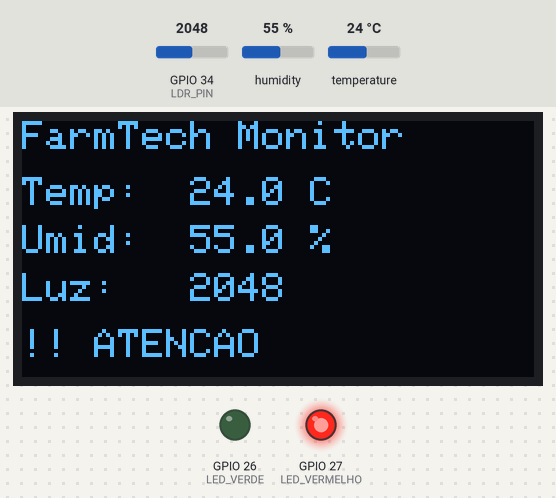
The sketch below on a simulated ESP32. On the bench: 128×64 one-colour display, output pins drawn as LEDs (lit = HIGH). The inputs (shaded band) are chosen by the test bench; at power-on: humidity 55 %, GPIO 34 (LDR_PIN) = 2048, temperature 24 °C. WiFi joins after 1.5 s; servers stay silent unless stated; what the sketch prints to the serial monitor is not drawn.

Above: at 3.6 s.
3.7 s: humidity set to 58 %
7.5 s: humidity set to 61 %
At 9.5 s:
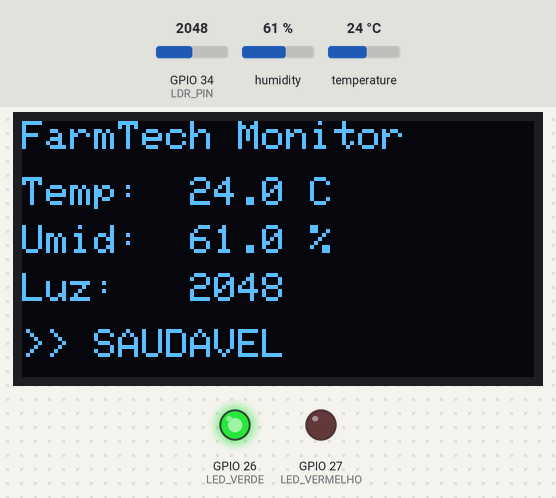
10.5 s: GPIO 34 (LDR_PIN) set to 2866
At 13.0 s:
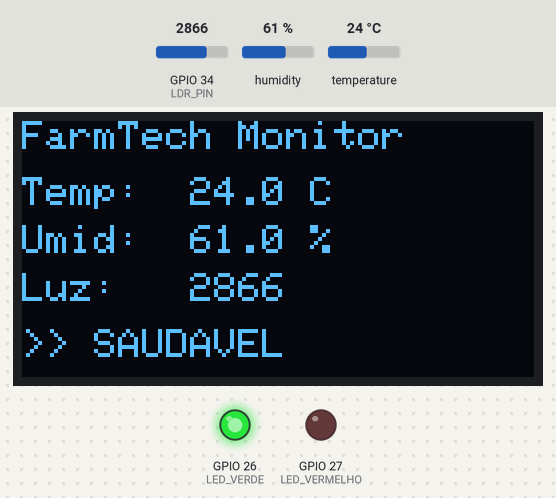
13.5 s: temperature set to 16 °C
At 15.3 s:
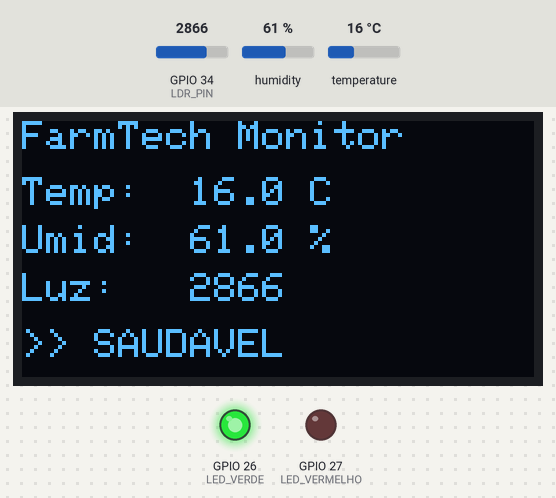
16.5 s: temperature set to 13 °C
At 18.8 s:
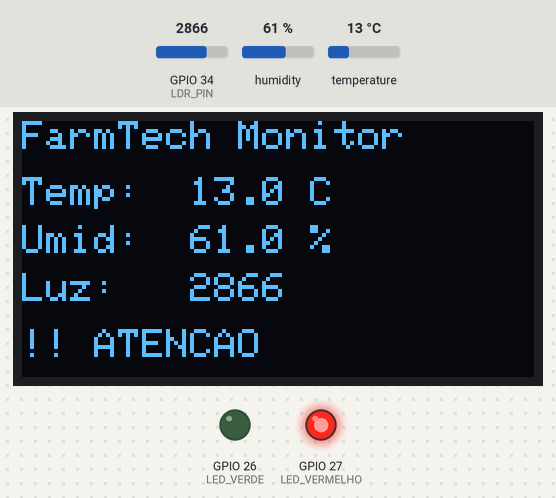
19.5 s: GPIO 34 (LDR_PIN) set to 3040
At 22.3 s:
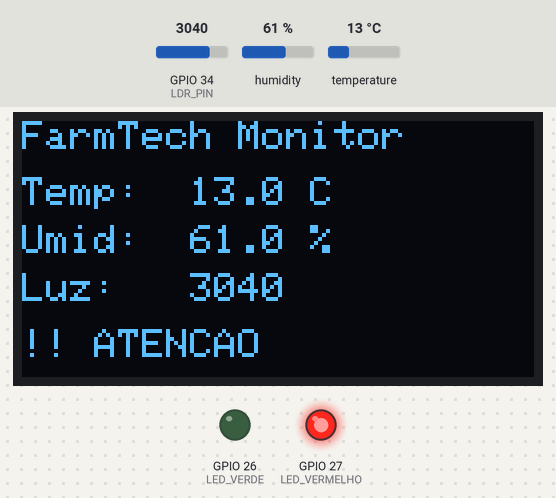
Timing chart, 0 to 23.5 s (numbered marks = the images above; inputs shaded):
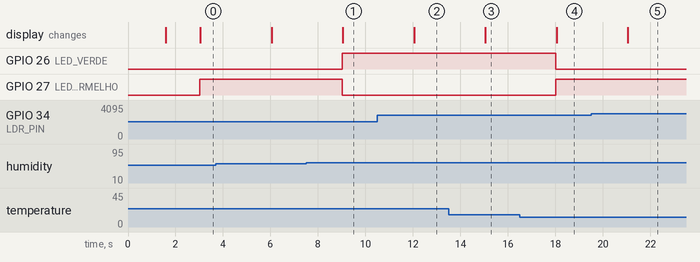

Measured:
- the behaviour switches between 59 and 60 % on humidity (found by bisection; images 0 and 1)
- the behaviour switches between 15 and 14 °C on temperature (found by bisection; images 3 and 4)
- after the input at 7.5 s, GPIO 26 (LED_VERDE): LOW → HIGH after 1.5 s; GPIO 27 (LED_VERMELHO): HIGH → LOW after 1.5 s; the display: changes after 1.5 s (image 1)
- after the input at 10.5 s, the display: changes after 1.5 s (image 2)
- after the input at 13.5 s, the display: changes after 1.5 s (image 3)
- after the input at 16.5 s, GPIO 26 (LED_VERDE): HIGH → LOW after 1.5 s; GPIO 27 (LED_VERMELHO): LOW → HIGH after 1.5 s; the display: changes after 1.5 s (image 4)
- after the input at 19.5 s, the display: changes after 1.5 s (image 5)

The sketch:

esp32_wifi_dashboard.ino
```cpp
/*
 * FarmTech Solutions — Sistema de Coleta e Comunicação via Wi-Fi
 * FIAP · Fase 5 · Ir Além · Opção 1
 *
 * Sensores utilizados:
 *   1. DHT11  — Temperatura (ºC) e Umidade relativa (%) → GPIO 4
 *   2. LDR    — Luminosidade (ADC 12-bit, 0–4095)       → GPIO 34
 *
 * O ESP32 conecta ao Wi-Fi e sobe um servidor HTTP na porta 80.
 * Dois endpoints disponíveis:
 *   GET /       → dashboard HTML com auto-atualização via JavaScript
 *   GET /data   → JSON com leitura atual dos sensores
 *
 * Feedback visual:
 *   LED Verde (GPIO 26) — condições dentro do ideal para alface
 *   LED Vermelho (GPIO 27) — alguma condição está fora do ideal
 *   OLED 0.96" (I2C) — exibe IP, temperatura, umidade e luz
 *
 * Bibliotecas necessárias (instale pelo Library Manager da Arduino IDE):
 *   - DHT sensor library (Adafruit)
 *   - Adafruit Unified Sensor
 *   - Adafruit SSD1306
 *   - Adafruit GFX Library
 *   - ArduinoJson
 *   (WiFi e WebServer são nativas do ESP32)
 */

#include <WiFi.h>
#include <WebServer.h>
#include <DHT.h>
#include <Wire.h>
#include <Adafruit_GFX.h>
#include <Adafruit_SSD1306.h>
#include <ArduinoJson.h>

// ── Credenciais Wi-Fi ─────────────────────────────────────────────────────────
// Altere para o nome e senha da sua rede antes de gravar no ESP32
const char* WIFI_SSID     = "SEU_WIFI_AQUI";
const char* WIFI_PASSWORD = "SUA_SENHA_AQUI";

// ── Definição de pinos ────────────────────────────────────────────────────────
#define DHT_PIN      4      // Pino de dados do DHT11
#define DHT_TYPE     DHT11  // Modelo do sensor
#define LDR_PIN      34     // Pino analógico do fotorresistor (ADC1_CH6)
#define LED_VERDE    26     // LED verde: condição saudável
#define LED_VERMELHO 27     // LED vermelho: condição crítica

// ── OLED 0.96" (128x64, I2C) ─────────────────────────────────────────────────
#define OLED_WIDTH   128
#define OLED_HEIGHT  64
#define OLED_RESET   -1     // Sem pino de reset dedicado
#define OLED_ADDR    0x3C   // Endereço I2C padrão do SSD1306

// ── Limites de saúde para alface (Lactuca sativa) ────────────────────────────
// Baseados em literatura agrícola — usados para colorir o dashboard e LEDs
#define TEMP_MIN   15.0f
#define TEMP_MAX   25.0f
#define UMID_MIN   60.0f
#define UMID_MAX   80.0f
#define LUZ_MIN    1000
#define LUZ_MAX    3000

// ── Intervalo de leitura dos sensores (ms) ────────────────────────────────────
#define INTERVALO_LEITURA 3000

// ── Objetos globais ───────────────────────────────────────────────────────────
DHT             dht(DHT_PIN, DHT_TYPE);
WebServer       server(80);
Adafruit_SSD1306 oled(OLED_WIDTH, OLED_HEIGHT, &Wire, OLED_RESET);

// ── Variáveis compartilhadas (leitura dos sensores) ───────────────────────────
float  g_temp    = 0.0f;
float  g_umidade = 0.0f;
int    g_luz     = 0;
bool   g_saudavel = false;
unsigned long g_ultima_leitura = 0;

// ═══════════════════════════════════════════════════════════════════════════════
// Dashboard HTML (servido em GET /)
// Auto-atualiza via fetch() a cada 3 segundos sem recarregar a página.
// ═══════════════════════════════════════════════════════════════════════════════
const char HTML_DASHBOARD[] PROGMEM = R"rawhtml(
<!DOCTYPE html>
<html lang="pt-BR">
<head>
<meta charset="UTF-8">
<meta name="viewport" content="width=device-width, initial-scale=1">
<title>FarmTech — Monitor de Plantacao</title>
<style>
  * { box-sizing: border-box; margin: 0; padding: 0; }
  body {
    font-family: 'Segoe UI', sans-serif;
    background: #0d1117;
    color: #c9d1d9;
    min-height: 100vh;
    padding: 20px;
  }
  h1 { color: #58a6ff; font-size: 1.4rem; margin-bottom: 4px; }
  .subtitle { color: #8b949e; font-size: 0.85rem; margin-bottom: 24px; }
  .cards { display: flex; gap: 16px; flex-wrap: wrap; margin-bottom: 24px; }
  .card {
    background: #161b22;
    border: 1px solid #30363d;
    border-radius: 10px;
    padding: 20px 24px;
    flex: 1;
    min-width: 160px;
    text-align: center;
  }
  .card-label { font-size: 0.78rem; color: #8b949e; text-transform: uppercase;
                letter-spacing: 0.08em; margin-bottom: 8px; }
  .card-value { font-size: 2.2rem; font-weight: 700; line-height: 1; }
  .card-unit  { font-size: 0.85rem; color: #8b949e; margin-top: 4px; }
  .ok   { color: #2ecc71; }
  .warn { color: #e74c3c; }
  .neutral { color: #58a6ff; }
  .status-bar {
    background: #161b22;
    border: 1px solid #30363d;
    border-radius: 10px;
    padding: 16px 20px;
    display: flex;
    align-items: center;
    gap: 12px;
    margin-bottom: 24px;
  }
  .dot { width: 14px; height: 14px; border-radius: 50%; flex-shrink: 0; }
  .dot-ok   { background: #2ecc71; box-shadow: 0 0 8px #2ecc71; }
  .dot-warn { background: #e74c3c; box-shadow: 0 0 8px #e74c3c; }
  .status-text { font-size: 1rem; font-weight: 600; }
  .footer { color: #484f58; font-size: 0.75rem; text-align: center; }
  #last-update { color: #58a6ff; }
</style>
</head>
<body>
<h1>FarmTech Solutions — Monitor de Plantacao</h1>
<p class="subtitle">Alface (Lactuca sativa) · ESP32 + DHT11 + Fotorresistor · Dados em tempo real</p>

<div class="status-bar">
  <div class="dot" id="status-dot"></div>
  <span class="status-text" id="status-text">Carregando...</span>
</div>

<div class="cards">
  <div class="card">
    <div class="card-label">Temperatura</div>
    <div class="card-value" id="temp">--</div>
    <div class="card-unit">graus Celsius</div>
  </div>
  <div class="card">
    <div class="card-label">Umidade</div>
    <div class="card-value" id="umid">--</div>
    <div class="card-unit">% relativa</div>
  </div>
  <div class="card">
    <div class="card-label">Luminosidade</div>
    <div class="card-value neutral" id="luz">--</div>
    <div class="card-unit">ADC (0 - 4095)</div>
  </div>
</div>

<p class="footer">Ultima atualizacao: <span id="last-update">--</span> &nbsp;|&nbsp; Atualiza automaticamente a cada 3 segundos</p>

<script>
async function atualizar() {
  try {
    const r = await fetch('/data');
    const d = await r.json();

    document.getElementById('temp').textContent = d.temperatura.toFixed(1);
    document.getElementById('umid').textContent = d.umidade.toFixed(1);
    document.getElementById('luz').textContent  = d.luz;

    const tempEl = document.getElementById('temp');
    const umidEl = document.getElementById('umid');
    tempEl.className = 'card-value ' + (d.temperatura >= 15 && d.temperatura <= 25 ? 'ok' : 'warn');
    umidEl.className = 'card-value ' + (d.umidade >= 60    && d.umidade <= 80    ? 'ok' : 'warn');

    const dot  = document.getElementById('status-dot');
    const txt  = document.getElementById('status-text');
    if (d.saudavel) {
      dot.className = 'dot dot-ok';
      txt.textContent = 'SAUDAVEL — Condicoes dentro do ideal para alface';
      txt.style.color = '#2ecc71';
    } else {
      dot.className = 'dot dot-warn';
      txt.textContent = 'ATENCAO — Uma ou mais condicoes estao fora do ideal';
      txt.style.color = '#e74c3c';
    }

    const now = new Date();
    document.getElementById('last-update').textContent =
      now.toLocaleTimeString('pt-BR');
  } catch(e) {
    document.getElementById('status-text').textContent = 'Erro ao conectar com o ESP32';
  }
}

atualizar();
setInterval(atualizar, 3000);
</script>
</body>
</html>
)rawhtml";

// ═══════════════════════════════════════════════════════════════════════════════
// Handlers HTTP
// ═══════════════════════════════════════════════════════════════════════════════

// GET / → retorna o dashboard HTML
void handleRoot() {
  server.send_P(200, "text/html", HTML_DASHBOARD);
}

// GET /data → retorna JSON com leitura atual
void handleData() {
  StaticJsonDocument<128> doc;
  doc["temperatura"] = g_temp;
  doc["umidade"]     = g_umidade;
  doc["luz"]         = g_luz;
  doc["saudavel"]    = g_saudavel;

  String json;
  serializeJson(doc, json);

  // Cabeçalho CORS permite acesso de outros hosts se necessário
  server.sendHeader("Access-Control-Allow-Origin", "*");
  server.send(200, "application/json", json);
}

// ═══════════════════════════════════════════════════════════════════════════════
// Leitura dos sensores
// ═══════════════════════════════════════════════════════════════════════════════
void lerSensores() {
  float t = dht.readTemperature();
  float h = dht.readHumidity();
  int   l = analogRead(LDR_PIN);

  // isnan() detecta falha de leitura do DHT11
  if (!isnan(t) && !isnan(h)) {
    g_temp    = t;
    g_umidade = h;
  }
  g_luz = l;

  // Classifica saúde: todas as variáveis devem estar dentro do intervalo ideal
  g_saudavel = (g_temp    >= TEMP_MIN && g_temp    <= TEMP_MAX) &&
               (g_umidade >= UMID_MIN && g_umidade <= UMID_MAX) &&
               (g_luz     >= LUZ_MIN  && g_luz     <= LUZ_MAX);

  // Atualiza LEDs
  digitalWrite(LED_VERDE,    g_saudavel ? HIGH : LOW);
  digitalWrite(LED_VERMELHO, g_saudavel ? LOW  : HIGH);
}

// ═══════════════════════════════════════════════════════════════════════════════
// Atualiza OLED
// ═══════════════════════════════════════════════════════════════════════════════
void atualizarOLED() {
  oled.clearDisplay();
  oled.setTextColor(SSD1306_WHITE);

  // Linha 0: título
  oled.setTextSize(1);
  oled.setCursor(0, 0);
  oled.println("FarmTech Monitor");

  // Linha 1: temperatura
  oled.setCursor(0, 14);
  oled.print("Temp:  ");
  oled.print(g_temp, 1);
  oled.println(" C");

  // Linha 2: umidade
  oled.setCursor(0, 26);
  oled.print("Umid:  ");
  oled.print(g_umidade, 1);
  oled.println(" %");

  // Linha 3: luminosidade
  oled.setCursor(0, 38);
  oled.print("Luz:   ");
  oled.println(g_luz);

  // Linha 4: status
  oled.setCursor(0, 52);
  oled.setTextSize(1);
  oled.print(g_saudavel ? ">> SAUDAVEL" : "!! ATENCAO");

  oled.display();
}

// ═══════════════════════════════════════════════════════════════════════════════
// setup()
// ═══════════════════════════════════════════════════════════════════════════════
void setup() {
  Serial.begin(115200);

  // Pinos de saída
  pinMode(LED_VERDE,    OUTPUT);
  pinMode(LED_VERMELHO, OUTPUT);

  // Inicializa DHT11
  dht.begin();

  // Inicializa OLED
  if (!oled.begin(SSD1306_SWITCHCAPVCC, OLED_ADDR)) {
    Serial.println("[ERRO] OLED nao inicializado");
    // Continua sem o OLED — não é fatal
  } else {
    oled.clearDisplay();
    oled.setTextSize(1);
    oled.setTextColor(SSD1306_WHITE);
    oled.setCursor(0, 0);
    oled.println("FarmTech Solutions");
    oled.println("Conectando Wi-Fi...");
    oled.display();
  }

  // Conexão Wi-Fi
  Serial.printf("\nConectando a '%s'", WIFI_SSID);
  WiFi.begin(WIFI_SSID, WIFI_PASSWORD);
  while (WiFi.status() != WL_CONNECTED) {
    delay(500);
    Serial.print(".");
  }
  Serial.printf("\nWi-Fi conectado! IP: %s\n", WiFi.localIP().toString().c_str());

  // Exibe IP no OLED
  oled.clearDisplay();
  oled.setCursor(0, 0);
  oled.println("Wi-Fi OK!");
  oled.print("IP: ");
  oled.println(WiFi.localIP().toString());
  oled.println("");
  oled.println("Abra no navegador:");
  oled.print("http://");
  oled.print(WiFi.localIP().toString());
  oled.display();

  // Registra endpoints HTTP
  server.on("/",     handleRoot);
  server.on("/data", handleData);
  server.begin();
  Serial.println("Servidor HTTP iniciado na porta 80");
  Serial.printf("Acesse: http://%s\n", WiFi.localIP().toString().c_str());
}

// ═══════════════════════════════════════════════════════════════════════════════
// loop()
// ═══════════════════════════════════════════════════════════════════════════════
void loop() {
  // Atende requisições HTTP — deve ser chamado frequentemente
  server.handleClient();

  // Lê sensores a cada INTERVALO_LEITURA ms (sem usar delay())
  unsigned long agora = millis();
  if (agora - g_ultima_leitura >= INTERVALO_LEITURA) {
    g_ultima_leitura = agora;
    lerSensores();
    atualizarOLED();

    // Log serial para depuração
    Serial.printf("[%lu ms] Temp: %.1f C | Umid: %.1f %% | Luz: %d | Status: %s\n",
                  agora, g_temp, g_umidade, g_luz,
                  g_saudavel ? "SAUDAVEL" : "ATENCAO");
  }
}
```
